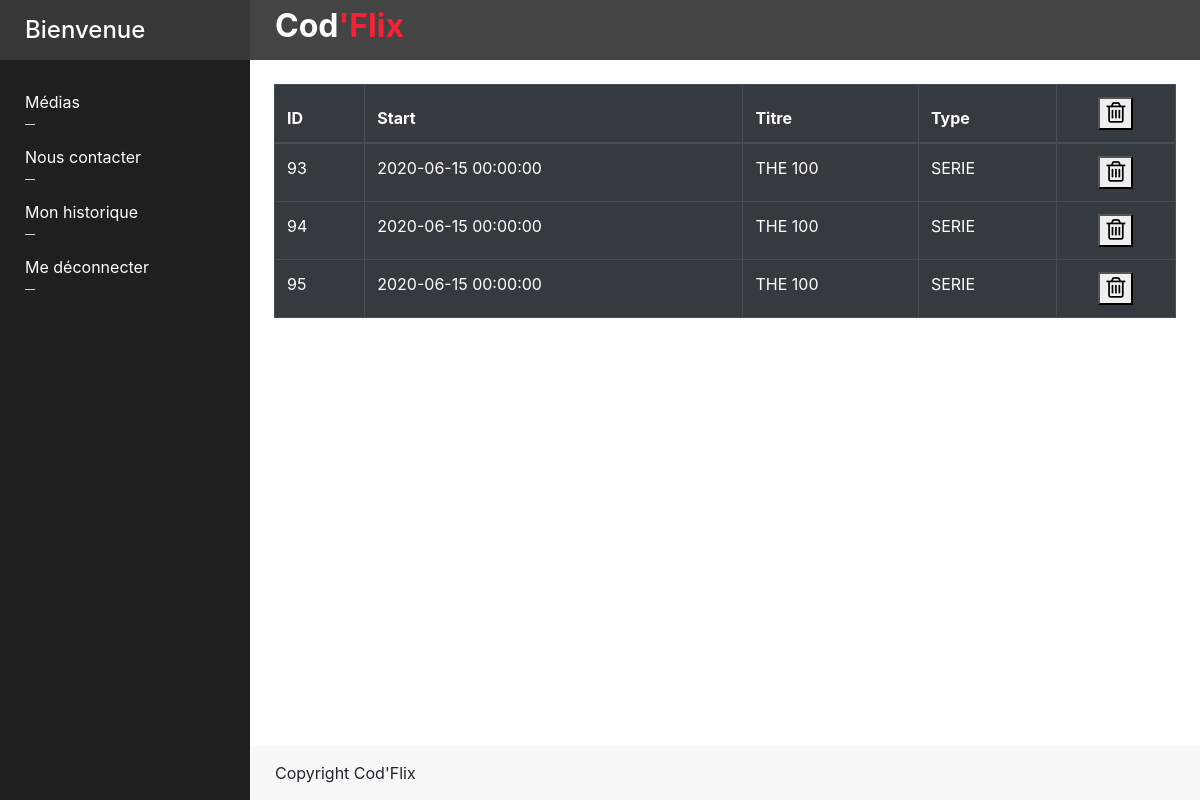
The app's page /index.php?action=historiquePage (signed in) with its own data.
### tables this page shows
CREATE TABLE IF NOT EXISTS `history` (
  `id` int(11) NOT NULL AUTO_INCREMENT,
  `user_id` int(11) NOT NULL,
  `media_id` int(11) NOT NULL,
  `start_date` datetime NOT NULL,
  `finish_date` datetime DEFAULT NULL,
  `watch_duration` int(11) NOT NULL DEFAULT 0 COMMENT 'in seconds',
  PRIMARY KEY (`id`),
  KEY `history_user_id_fk_media_id` (`user_id`),
  KEY `history_media_id_fk_media_id` (`media_id`)
);

CREATE TABLE IF NOT EXISTS `media` (
  `id` int(11) NOT NULL AUTO_INCREMENT,
  `genre_id` int(11) NOT NULL,
  `title` varchar(100) NOT NULL,
  `type` varchar(20) NOT NULL,
  `status` varchar(20) NOT NULL,
  `release_date` date NOT NULL,
  `summary` longtext NOT NULL,
  `trailer_url` varchar(100) NOT NULL,
  PRIMARY KEY (`id`),
  KEY `media_genre_id_fk_genre_id` (`genre_id`) USING BTREE
);

### controller/historiqueController.php (called while the page is built, shortened)
<?php
require_once( 'model/historique.php' );
function historiquePage() {
  $user_id = $_SESSION['user_id'];
  $historiqueContent = Historique::getHistorique($user_id);
  require('view/historiqueView.php');
}

### model/historique.php (called while the page is built, shortened)
<?php
class Historique {
public static function transformID($media_id){
$db   = init_db();
$req  = $db->prepare( "SELECT * FROM media WHERE id = :id" );
$req->bindValue(':id', $media_id);
$req->execute();
return $req->fetch();
}
public static function getHistorique($user_id){
	$db   = init_db();
	$req  = $db->prepare( "SELECT * FROM history WHERE user_id =:user_id" );
	$req->bindValue(':user_id', $user_id);
	$req->execute();
	return $req->fetchAll();
}
}

### view/historiqueView.php (the view, shortened to what this page needs)
<link rel="stylesheet" href="https://cdnjs.cloudflare.com/ajax/libs/font-awesome/4.7.0/css/font-awesome.min.css">
<table class="table table-bordered table-dark">
  <thead>
    <tr>
      <th scope="col">ID</th>
      <th scope="col">Start</th>
      <th scope="col">Titre</th>
      <th scope="col">Type</th>
      <th scope="col"><center>
      	<form method="POST" action="index.php?action=historiquePage">
      		<button type="sumbit" name="deleteall"><i class="fa fa-trash-o" style="font-size:24px"></i></button>
      </center></th>
    </tr>
  </thead>
  <tbody>
  <?php foreach($historiqueContent as $history ): ?>
  	<?php $getMedia = Historique::transformID($history['media_id']); ?>
    <tr>
      <td><?= $history['id']; ?></td>
      <td><?= $history['start_date']; ?></td>
      <td><?= strtoupper($getMedia['title']); ?></td>
      <td><?= strtoupper($getMedia['type']); ?></td>
      <td>
      	<center>
      	<form method="POST" action="index.php?action=historiquePage">
      		<button type="sumbit" name="delete" value="<?= $history['id']; ?>"><i class="fa fa-trash-o" style="font-size:24px"></i></button>
	    </form>
	    </center>
	  </td>
    </tr>
    <?php endforeach; ?>
  </tbody>
</table>
<?php require('dashboard.php'); ?>

### public/css/partials/variables.css (style rules this page uses)
:root { --color-red: #f72035; --color-blue: #4b9bff; --color-gray: #b3b3b3; }

### records on screen
history: id "93", start_date "2020-06-15 00:00:00", media.title "THE 100", media.type "SERIE"
history: id "94", start_date "2020-06-15 00:00:00", media.title "THE 100", media.type "SERIE"
history: id "95", start_date "2020-06-15 00:00:00", media.title "THE 100", media.type "SERIE"
